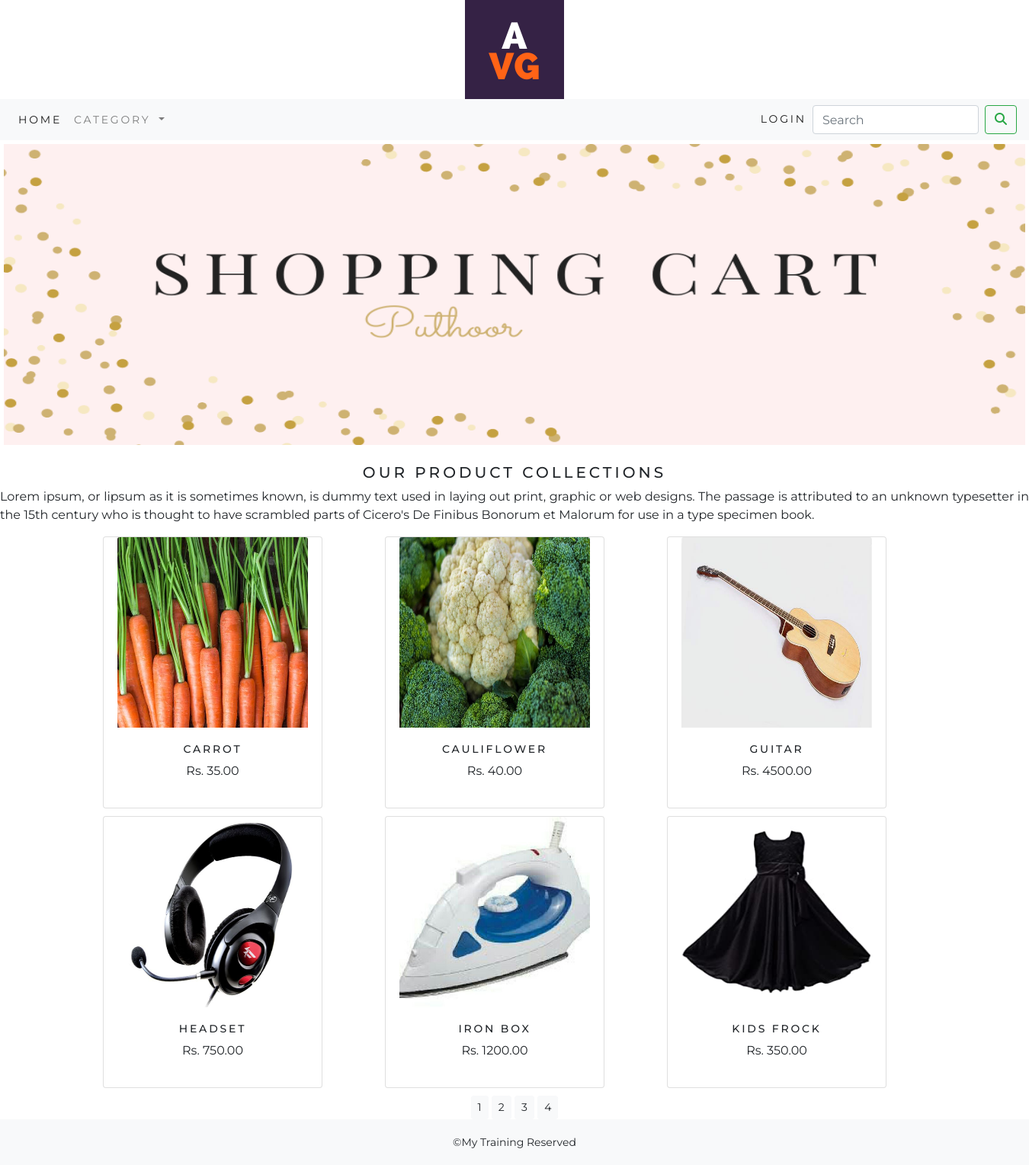
The app's page /ecommerce/ with its own data.
### ecommerceapp/models.py (models this page shows, shortened)
class Product(models.Model):
    name = models.CharField(max_length=250, unique=True)
    slug = models.SlugField(max_length=250, unique=True)
    desc = models.TextField(blank=True)
    img = models.ImageField(upload_to='product', blank=True)
    category=models.ForeignKey(Category,on_delete=models.CASCADE)
    price=models.DecimalField(max_digits=10,decimal_places=2)
    stock=models.IntegerField()
    available=models.BooleanField(default=True)
    created=models.DateTimeField(auto_created=True)
    updated=models.DateTimeField(auto_now=True)
    class Meta:
        ordering = ('name',)
        verbose_name = 'product'
        verbose_name_plural = 'products'
    def get_url(self):
        return reverse('ecommerceapp:procatdetail',args=[self.category.slug,self.slug])

### ecommerceapp/views.py (the view)
# urls.py: path('', views.AllProCat, name='AllProCat'),
def AllProCat(request,c_slug=None):
    c_page=None
    products_list=None
    if c_slug!=None:
        c_page=get_object_or_404(Category,slug=c_slug)
        products_list=Product.objects.filter(category=c_page, available=True)
    else:
        products_list=Product.objects.all().filter(available=True)
    paginator=Paginator(products_list,6)
    try:
        page=int(request.GET.get('page','1'))
    except:
        page=1
    try:
        products=paginator.page(page)
    except (EmptyPage, InvalidPage):
        products=paginator.page(paginator.num_pages)
    return render(request,'category.html',{'category':c_page,'products':products})

### cartapp/context_processors.py (called while the page is built)
def counter(request):
    item_count=0
    if 'admin' in request.path:
        return {}
    else:
        try:
            cart=Cart.objects.filter(cart_id=_cart_id(request))
            cart_items=CartItem.objects.all().filter(cart=cart[:1])
            for cart_item in cart_items:
                item_count += cart_item.quantity
        except Cart.DoesNotExist:
            item_count=0
        return dict(item_count=item_count)

### cartapp/views.py (called while the page is built)
def _cart_id(request):
    cart=request.session.session_key
    if not cart:
        cart=request.session.create()
    return cart

### ecommerceapp/context_processors.py (called while the page is built)
def cat_links(request):
    links=Category.objects.all()
    return dict(links=links)

### ecommerceapp/models.py (called while the page is built)
    def get_url(self):
        return reverse("ecommerceapp:product_by_category", args=[self.slug])

### templates/category.html (shortened to what this page needs)
{% extends 'base.html' %}
{% load static %}
{% block content %}
<div class="mx-auto">
    {% if category %}
        <img class="my_image" src="{{category.img.url}}" alt="{{category.name}}">
</div><br>
<div>
    <h1 class="text-center my_title">{{category.name}}</h1>
    <p class="text-justify">{{category.desc}}</p>
</div>
    {% else %}
        <div>
            <center><img class="my_image my_image_padding" src="{% static 'img/banner.png' %}" style="width:1340px;height:400px;" alt="banner"></center>
        </div><br>
<div>
    <h1 class="text-center my_title">Our product collections</h1>
    <p class="text-justify">Lorem ipsum, or lipsum as it is sometimes known, is dummy text used in laying out print, graphic or web designs. The passage is attributed to an unknown typesetter in the 15th century who is thought to have scrambled parts of Cicero's De Finibus Bonorum et Malorum for use in a type specimen book.</p>
</div>
    {% endif %}
<div class="container">
    <div class="row mx-auto">
        {% for product in products.object_list %}
        <div class="my_bottom_margin col-9 col-sm-12 col-md-4 col-lg-4">
            <div class="card text-center" style="width: 18rem;">
                <a href="{{product.get_url}}"><img class="card-img-top my_image" src="{{product.img.url}}" style="width:250px;height:250px;" alt="{{product.name}}"></a>
                <div class="card-body">
                        <h4>{{product.name}}</h4>
                        <p>Rs. {{product.price}}</p>
                </div>
            </div>
        </div>
        {% endfor %}
    </div>
    <div class="mx-auto">
        <center>
        {% for pg in products.paginator.page_range %}
            <a href="?page={{pg}}" class="btn btn-light btn-sm {% if products.number == pg %} activate {% endif %}">{{pg}}</a>
        {% endfor %}
        </center>
    </div>
</div>
{% endblock %}

### templates/base.html (shortened to what this page needs)
{% load static %}
<!DOCTYPE html>
<html lang="en">
<head>
    <link rel="stylesheet" href="{% static 'css/bootstrap.min.css' %}">
    <link rel="stylesheet" href="{% static 'css/custom.css' %}">
</head>
<body>
<div>
    {% include 'header.html' %}
    {% include 'navbar.html' %}
    {% block content %}
    {% endblock %}
</div>
{% include 'footer.html' %}
</body>
</html>

### templates/header.html
{% load static %}
<div>
    <center>
        <img src="{% static 'img/shop.png' %}" alt="ecommerce logo">
    </center>
</div>

### templates/navbar.html (shortened to what this page needs)
{% load static %}
<nav class="navbar navbar-expand-lg navbar-light bg-light">
  <div class="collapse navbar-collapse" id="navbarSupportedContent">
    <ul class="navbar-nav mr-auto">
      <li class="nav-item active">
        <a class="nav-link" href="{% url 'ecommerceapp:AllProCat' %}">Home <span class="sr-only">(current)</span></a>
      </li>
      <li class="nav-item dropdown">
        <a class="nav-link dropdown-toggle" href="#" id="navbarDropdown" role="button" data-toggle="dropdown" aria-haspopup="true" aria-expanded="false">
          Category
        </a>
      </li>
    </ul>
    <ul class="navbar-nav">
    {% if user.is_authenticated %}
    <li class="nav-item active">
      <a class="nav-link"><h6>{{user.first_name}} {{user.last_name}}</h6></a>
    </li>
    <li class="nav-item active">
      <a class="nav-link" href="{% url 'registerapp:logout' %}">Logout <span class="sr-only">(current)</span></a>
    </li>
    {% else %}
    <li class="nav-item active">
      <a class="nav-link" href="{% url 'registerapp:login' %}">Login <span class="sr-only">(current)</span></a>
    </li>
    {% endif %}
    <form class="form-inline my-2 my-lg-0" action="{% url 'searchapp:SearchResult' %}" method="get">
      <input class="form-control mr-sm-2" type="search" placeholder="Search" aria-label="Search" name="q">
      <button class="btn btn-outline-success my-2 my-sm-0" type="submit"><i class="fas fa-search"></i></button>
    </form>
    </ul>
  </div>
</nav>

### templates/footer.html
{% load static %}
<div class="footer navbar-fixed-bottom my_footer">
    <p class="text-center">&copy;My Training Reserved</p>
</div>

### static/css/custom.css (style rules this page uses)
body { font-family: 'Montserrat', sans-serif; }
.nav-item { letter-spacing: 0.2em; font-size: 14px; text-transform: uppercase; }
.my_footer { background-color: #f8f9fa; height: 60px; }
.my_footer p { padding-top: 20px; font-size: 14px; }
.my_image { width: 100%; height: auto; }
.my_title { font-size: 20px; text-transform: uppercase; letter-spacing: 0.2em; }
.my_image_padding { padding-top: 5px; }
.my_bottom_margin { margin-bottom: 10px; }
.card .card-body h4 { font-size: 14px; text-transform: uppercase; letter-spacing: 0.2em; }

### records on screen
Product: img (picture), name "CARROT", price "35.00"
Product: img (picture), name "CAULIFLOWER", price "40.00"
Product: img (picture), name "GUITAR", price "4500.00"
Product: img (picture), name "HEADSET", price "750.00"
Product: img (picture), name "IRON BOX", price "1200.00"
Product: img (picture), name "KIDS FROCK", price "350.00"

### other values on screen
{{ pg }} "1" "2" "3" "4"
